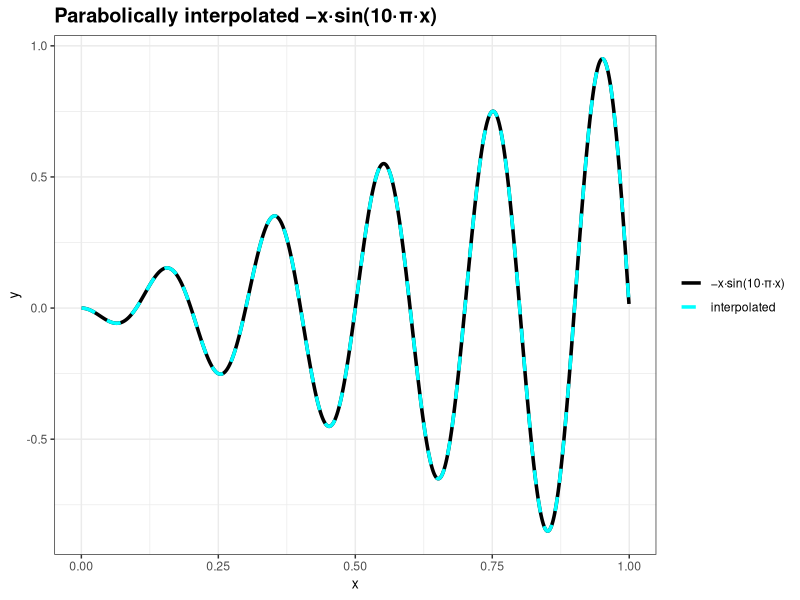
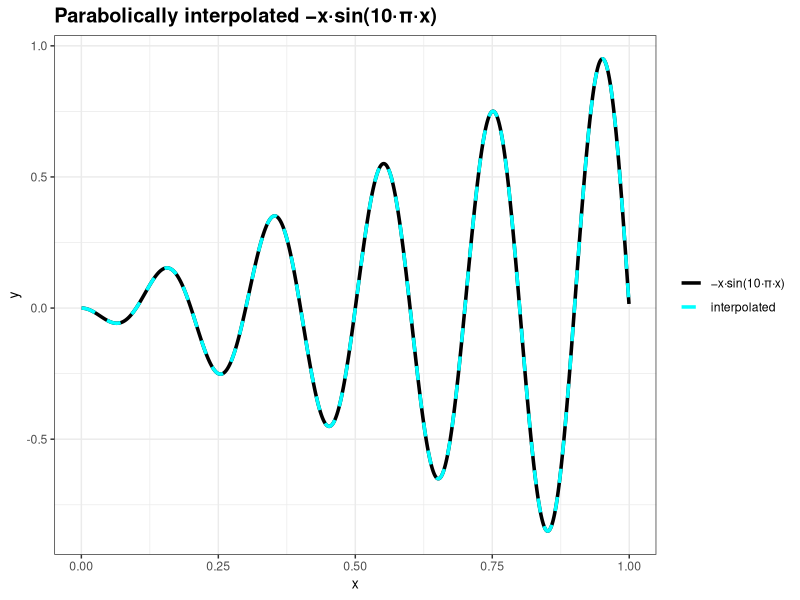

Recreate these plots in R, in order.
library(ggplot2)

f <- function(n, fun, funName){
  #Required for later plot drawing
  x <- c()
  a0 <- c()
  a1 <- c()
  a2 <- c()
  
  #Interval partition
  lenInt <- 1/n
  largestPoint <- 0
  lowestPoint <- 0
  
  for (k in 1:n){
    #Theree points allocation
    largestPoint <- largestPoint + lenInt
    lowestPoint <- largestPoint - lenInt
    middlePoint <- (largestPoint + lowestPoint)/2
    
    #data to insert into optim
    data <- data.frame(x = c(lowestPoint, middlePoint, largestPoint), 
                       y = c(fun(lowestPoint), fun(middlePoint), fun(largestPoint)))
    #print(data)
    optimized <- optim(fn = squaredError, par = c(0, 0, 0), data = data, 
                       method = "BFGS") #The TA said to use BFGS
    
    #these vectors are required for final plotting
    x <- c(x, middlePoint)
    a0 <- c(a0, optimized$par[1])
    a1 <- c(a1, optimized$par[2])
    a2 <- c(a2, optimized$par[3])
  }
  
  #The final data.frame for plotting
  dfPlot <- cbind.data.frame(x = x, a0 = a0, a1 = a1, a2 = a2)
  
  plot <- ggplot(dfPlot, aes(x = x)) + 
    theme_bw() + 
    stat_function(fun = fun, aes(color = "1"), n = 1000, size = 1.2) +
    stat_function(fun = function(x) dfPlot$a0 + dfPlot$a1 * x + dfPlot$a2 * x^2, 
                  aes(color = "2"), n = 1000,
                  size = 1.2,
                  linetype = "dashed") +
    scale_color_manual(name = NULL, 
                      labels = c("\u2212x\u00B7sin(10\u00B7\u03C0\u00B7x)", 
                                           "interpolated"), 
                      values = c("black", "cyan")) + 
    labs(title = paste0("Parabolically interpolated ", 
                        "\u2212x\u00B7sin(10\u00B7\u03C0\u00B7x)")) +
    xlab("x") +
    ylab("y") +
    theme(title = element_text(size = 12, face = 'bold'),
          axis.title = element_text(size = 10, face = "plain"))
  print(plot)
  ggsave("parabolic.png", dpi = 400)
}

#To minimize
squaredError <- function(data, par) {
  MSE <- with(data, sum(par[1] + par[2]*x + par[3]*x*x - y)^2)
  #print(MSE)
  return(MSE)
}

f(n = 1000, fun = function(x){
  result <- -x*sin(10*pi*x)
  return(result)
}, funName = "-x*sin(10*pi*x)")

#As we can see, the interpolated function coincides with the real functions.

